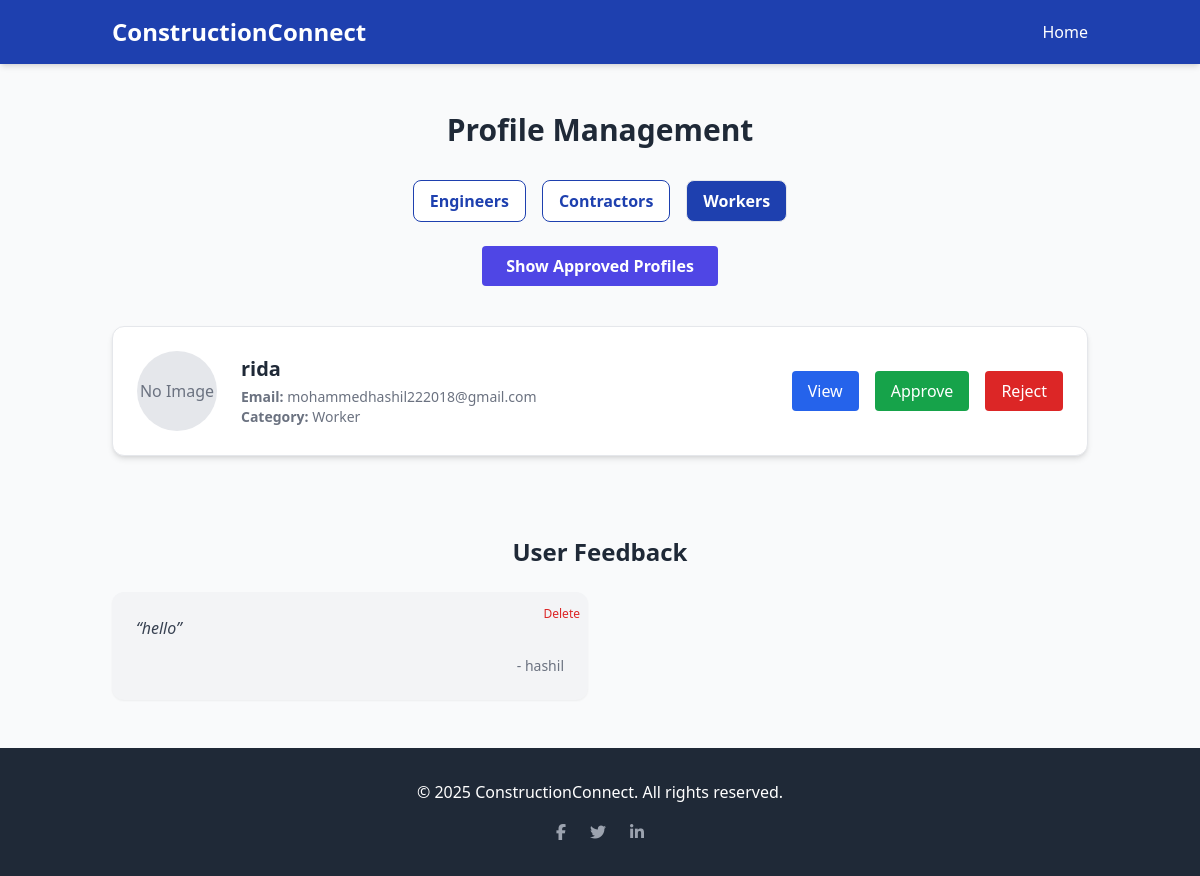
The app's page /dashboard/?category=worker (signed in) with its own data.
### profiles/models.py (models this page shows, shortened)
class Profile(models.Model):
    CATEGORY_CHOICES = [
        ('engineer', 'Engineer'),
        ('contractor', 'Contractor'),
        ('worker', 'worker'),
    ]
    user = models.ForeignKey(User, on_delete=models.CASCADE, null=True, blank=True)
    name = models.CharField(max_length=100)
    email = models.EmailField()
    phone = models.CharField(max_length=20)
    license_number = models.CharField(max_length=100, blank=True)
    specialization = models.CharField(max_length=100, blank=True)
    experience = models.PositiveIntegerField(blank=True, null=True)
    bio = models.TextField(blank=True)
    image = models.ImageField(upload_to='profile_images/', blank=True, null=True)
    category = models.CharField(max_length=20, choices=CATEGORY_CHOICES)
    description = models.TextField(blank=True)
    license_no = models.CharField(max_length=100, blank=True, null=True)  # ✅ Add this
    license_file = models.FileField(upload_to='licenses/', blank=True, null=True)
    is_approved = models.BooleanField(default=False)

class Feedback(models.Model):
    name = models.CharField(max_length=100)
    message = models.TextField()
    created_at = models.DateTimeField(auto_now_add=True)

### profiles/views.py (the view)
# urls.py: path('dashboard/', views.admin_dashboard, name='admin_dashboard'),
@staff_member_required
def admin_dashboard(request):
    categories = ['engineer', 'contractor', 'worker']
    category = request.GET.get('category', 'engineer')
    feedbacks = Feedback.objects.all().order_by('-id')
    pending_profiles = Profile.objects.filter(category=category, is_approved=False)
    approved_profiles = Profile.objects.filter(category=category, is_approved=True)
    return render(request, 'admin_dashboard.html', {
        'categories': categories,
        'category': category,
        'profiles': pending_profiles,
        'approved_profiles': approved_profiles,
        'feedbacks': feedbacks,
    })

### templates/admin_dashboard.html (shortened to what this page needs)
{% extends 'base.html' %}
{% load static %}
{% load widget_tweaks %}
{% block content %}
<div class="container mx-auto px-6 py-12" x-data="{ viewApproved: false }">
  <h1 class="text-3xl font-bold mb-8 text-center">Profile Management</h1>
  <div class="flex justify-center space-x-4 mb-6">
    {% for cat in categories %}
      <a href="?category={{ cat }}"
         class="px-4 py-2 rounded-lg font-semibold border
         {% if cat == category %}bg-blue-800 text-white{% else %}bg-white text-blue-800 border-blue-800{% endif %}
         hover:bg-blue-700 hover:text-white transition">
        {{ cat|capfirst }}s
      </a>
    {% endfor %}
  </div>
  <div class="text-center mb-10">
    <button @click="viewApproved = !viewApproved"
            class="px-6 py-2 bg-indigo-600 text-white font-semibold rounded hover:bg-indigo-500 transition">
      <span x-show="!viewApproved">Show Approved Profiles</span>
    </button>
  </div>
  <div x-show="!viewApproved" x-transition>
    {% if profiles %}
      <div class="space-y-6">
        {% for profile in profiles %}
          <div x-data="{ expanded: false }" class="bg-white shadow-md rounded-xl p-6 border transition-all duration-300" :class="expanded ? 'ring-2 ring-blue-300' : ''">
            <div class="flex flex-col md:flex-row justify-between items-center gap-6">
              <div class="flex items-center gap-6">
                {% if profile.image %}
                  <img src="{{ profile.image.url }}" alt="{{ profile.name }}" class="w-20 h-20 object-cover rounded-full border border-gray-300 shadow-sm">
                {% else %}
                  <div class="w-20 h-20 bg-gray-200 rounded-full flex items-center justify-center text-gray-500">No Image</div>
                {% endif %}
                <div>
                  <h2 class="text-xl font-semibold">{{ profile.name }}</h2>
                  <p class="text-sm text-gray-500"><strong>Email:</strong> {{ profile.email }}</p>
                  <p class="text-sm text-gray-500"><strong>Category:</strong> {{ profile.category|capfirst }}</p>
                </div>
              </div>
              <div class="flex flex-col gap-2 md:flex-row md:gap-4 mt-4 md:mt-0">
                <button @click="expanded = !expanded" type="button"
                  class="px-4 py-2 bg-blue-600 text-white rounded hover:bg-blue-500 transition">
                  <span x-show="!expanded">View</span>
                </button>
                <form method="POST" action="{% url 'approve_profile' profile.id %}">
                  <button class="bg-green-600 text-white px-4 py-2 rounded hover:bg-green-500 transition">
                    Approve
                  </button>
                </form>
                <form method="POST" action="{% url 'reject_profile' profile.id %}">
                  <button class="bg-red-600 text-white px-4 py-2 rounded hover:bg-red-500 transition">
                    Reject
                  </button>
                </form>
              </div>
            </div>
          </div>
        {% endfor %}
      </div>
    {% else %}
      <p class="text-gray-600 text-center">No pending profiles for approval.</p>
    {% endif %}
  </div>
  <div class="mt-20">
    <h2 class="text-2xl font-bold text-center mb-6">User Feedback</h2>
    {% if feedbacks %}
      <div class="grid md:grid-cols-2 gap-6">
        {% for fb in feedbacks %}
          <div class="bg-gray-100 p-6 rounded-xl shadow-sm relative">
            <p class="text-gray-700 italic">“{{ fb.message }}”</p>
            <p class="text-sm text-gray-500 mt-4 text-right">- {{ fb.name }}</p>
            <form action="{% url 'delete_feedback' fb.id %}" method="POST" class="absolute top-2 right-2">
              <button type="submit" class="text-red-600 hover:text-red-800 text-xs">Delete</button>
            </form>
          </div>
        {% endfor %}
      </div>
    {% else %}
      <p class="text-center text-gray-600">No feedback yet.</p>
    {% endif %}
  </div>
</div>
{% endblock %}

### templates/base.html (style rules this page uses)
html { overflow-x: hidden; }

### records on screen
Profile: image "No Image", name "rida", email "mohammedhashil222018@gmail.com", category "Worker"
Feedback: message "hello", name "hashil"

### other values on screen
{{ cat|capfirst }} "Engineer" "Contractor" "Worker"
